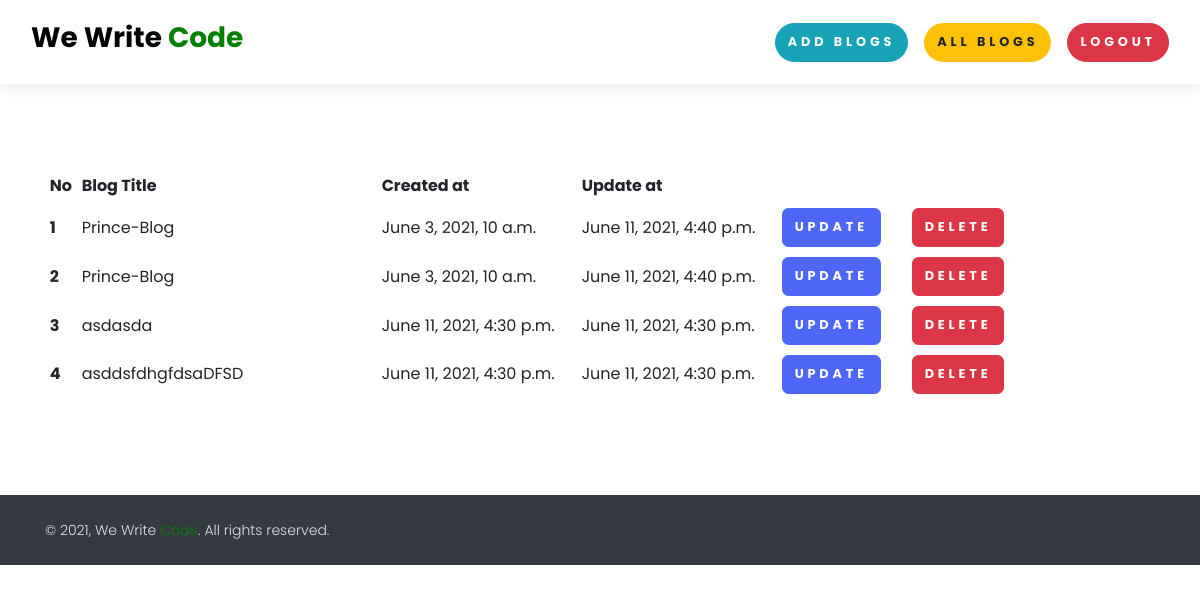
The app's page /your_all_blogs/ (signed in), older data.
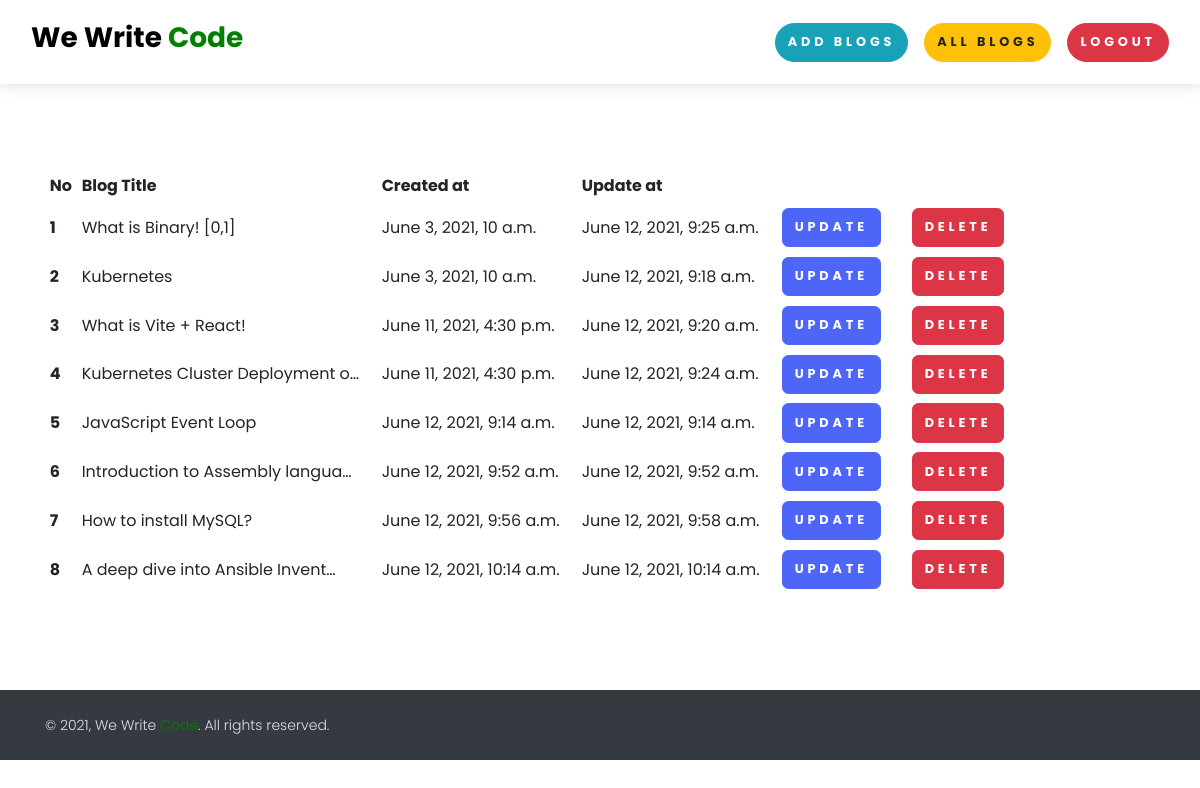
The same page, newer data.
### Home/models.py (models this page shows, shortened)
class BlogModel(models.Model):
    user = models.ForeignKey(User, blank=True, null=True, on_delete=models.CASCADE)
    title = models.CharField(max_length=1000)
    content = FroalaField()
    slug = models.SlugField(max_length=1000, null=True, blank=True)
    image = models.ImageField(upload_to="BlogImage")
    created_at = models.DateTimeField(auto_now_add=True)
    update_at = models.DateTimeField(auto_now=True)

### Home/views.py (the view)
# urls.py: path('your_all_blogs/', your_all_blogs, name="your_all_blogs")
def your_all_blogs(request):
    data = {}
    try:
        blogs = BlogModel.objects.filter(user = request.user)
        data = {'all_blogs' : blogs}
    except Exception as e:
        print(e)
    return render(request, "home/your_all_blogs.html", data)

### templates/home/your_all_blogs.html
{% extends 'base.html' %}
{% block content %}
<div class="container mt-6 mb-6">
	<div class="table-responsive-lg">
		<table class="table-sm table-hover">
		  <thead>
		    <tr>
		      <th scope="col"> No</th>
		      <th  style="width: 300px;" scope="col"> Blog Title</th>
		      <th  style=" width: 200px;"  scope="col"> Created at</th>
		      <th  style=" width: 200px;" scope="col"> Update at</th>
		      <th  style=" width: 130px;" scope="col"> </th>
		      <th  style=" width: 130px;" scope="col"> </th>
		    </tr>
		  </thead>
		  <tbody>
		  	{% for blog in all_blogs %}
		    <tr>
		      <th scope="row">{{forloop.counter}}</th>
		      <td>{{blog.title|truncatechars:32}}</td>
		      <td>{{blog.created_at}}</td>
		      <td>{{blog.update_at}}</td>
		      <td>
		      	<a href="" class="btn btn-primary">Update</a>
		      </td>
		      <td>
		      	<a href="" class="btn btn-danger">Delete</a>
		      </td>
		    </tr>
		    {% endfor %}
		  </tbody>
	</table>
	</div>
</div>
{% endblock %}

### templates/base.html (shortened to what this page needs)
{% load static %}
<!DOCTYPE html>
<html lang="en">
<head>
    {% include 'includes/links.html'%}
   </head>
  <body style="padding-top: 72px;">
    <header class="header">
    {% include 'includes/navbar.html' %}
    </header>
    {% block content %}
    {% endblock %}
  {% include 'includes/footer.html' %}
  </body>
</html>

### templates/includes/links.html (shortened to what this page needs)
{% load static %}
<link rel="stylesheet" href="https://maxcdn.bootstrapcdn.com/bootstrap/4.0.0/css/bootstrap.min.css">
<link rel="stylesheet" href="{% static 'css/nouislider.css' %}">
<link rel="stylesheet" href="{% static 'css/swiper.min.css' %}">
<link rel="stylesheet" href="{% static 'css/magnific-popup.css' %}">
<link rel="stylesheet" href="{% static 'css/default.css' %}" id="theme-stylesheet">
<link rel="stylesheet" href="{% static 'css/custom.css' %}">

### templates/includes/scripts.html (shortened to what this page needs)
{% load static %}

### templates/includes/navbar.html (shortened to what this page needs)
 {% load static %}
<nav class="navbar navbar-expand-lg fixed-top shadow navbar-light bg-white">
<div class="container-fluid">
    <div class="d-flex align-items-center"><a class="navbar-brand py-1" href="/">
    <h3>We Write <span style="color: green">Code</span></h3>
    </div>
    <div class="collapse navbar-collapse" id="navbarCollapse">
    <ul class="navbar-nav ml-auto">
        {% if request.user.is_authenticated %}
            <li class="nav-item mt-3 mt-lg-0 ml-lg-3 d-lg-none d-xl-inline-block">
                <a class="btn btn-info rounded-pill" href="{% url 'add_blog' %}">Add Blogs</a>
            </li>
            <li class="nav-item mt-3 mt-lg-0 ml-lg-3 d-lg-none d-xl-inline-block">
                <a class="btn btn-warning rounded-pill" href="{% url 'your_all_blogs' %}">All Blogs</a>
            </li>
            <li class="nav-item mt-3 mt-lg-0 ml-lg-3 d-lg-none d-xl-inline-block">
                <a class="btn btn-danger rounded-pill" href="">Logout</a>
            </li>
        {% else %}
            <li class="nav-item mt-3 mt-lg-0 ml-lg-3 d-lg-none d-xl-inline-block ">
                <a href = "{% url 'login_view' %}" class="btn btn-primary rounded-pill" href="">SIGN IN</a>
            </li>
        {% endif %}
    </ul>
    </div>
</div>
</nav>

### templates/includes/footer.html
<footer class="position-relative z-index-10 d-print-none">
	<div class="py-4 font-weight-light bg-gray-800 text-gray-300">
	  <div class="container">
	    <div class="row align-items-center">
	      <div class="col-md-6 text-center text-md-left">
	        <p class="text-sm mb-md-0">&copy; 2021, We Write <span style="color: green">Code</span>.  All rights reserved.</p>
	      </div>
	    </div>
	  </div>
	</div>
</footer>

Row changes from the older to the newer data that the page shows:
changed BlogModel: title "Prince-Blog" → "What is Binary! [0,1]"; update_at "June 11, 2021, 4:40 p.m." → "June 12, 2021, 9:25 a.m."
changed BlogModel: title "Prince-Blog" → "Kubernetes"; update_at "June 11, 2021, 4:40 p.m." → "June 12, 2021, 9:18 a.m."
changed BlogModel: title "asdasda" → "What is Vite + React!"; update_at "June 11, 2021, 4:30 p.m." → "June 12, 2021, 9:20 a.m."
changed BlogModel: title "asddsfdhgfdsaDFSD" → "Kubernetes Cluster Deployment o…"; update_at "June 11, 2021, 4:30 p.m." → "June 12, 2021, 9:24 a.m."
added BlogModel: title "JavaScript Event Loop", created_at "June 12, 2021, 9:14 a.m.", update_at "June 12, 2021, 9:14 a.m."
added BlogModel: title "Introduction to Assembly langua…", created_at "June 12, 2021, 9:52 a.m.", update_at "June 12, 2021, 9:52 a.m."
added BlogModel: title "How to install MySQL?", created_at "June 12, 2021, 9:56 a.m.", update_at "June 12, 2021, 9:58 a.m."
added BlogModel: title "A deep dive into Ansible Invent…", created_at "June 12, 2021, 10:14 a.m.", update_at "June 12, 2021, 10:14 a.m."
